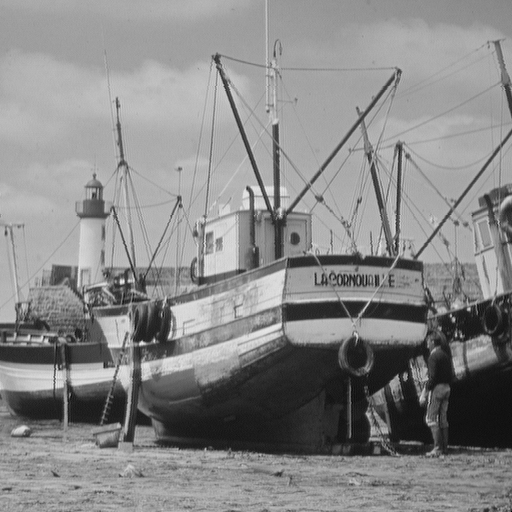
#> input picture notebooks/images/boat.tif, 512 x 512 px
$ jupyter execute 'Aula 04 - Transformações de intensidade I (Parte 1).ipynb'   (shell and % lines are left out)
#> lines starting #> are read from the running program, lines starting #| are printed output that depends on the picture
SIN-392 - Introdução ao Processamento Digital de Imagens (2022-1)

# Aula 04 - Transformações de intensidade I (Parte 1)

Prof. João Fernando Mari ([*joaofmari.github.io*](https://joaofmari.github.io/))

---

<h1>Índice<span class="tocSkip"></span></h1>
<div class="toc"><ul class="toc-item"><li><span><a href="#Importando-as-bibliotecas-necessárias" data-toc-modified-id="Importando-as-bibliotecas-necessárias-1"><span class="toc-item-num">1&nbsp;&nbsp;</span>Importando as bibliotecas necessárias</a></span></li><li><span><a href="#Histograma" data-toc-modified-id="Histograma-2"><span class="toc-item-num">2&nbsp;&nbsp;</span>Histograma</a></span><ul class="toc-item"><li><span><a href="#Histograma-de-uma-imagem-simples" data-toc-modified-id="Histograma-de-uma-imagem-simples-2.1"><span class="toc-item-num">2.1&nbsp;&nbsp;</span>Histograma de uma imagem simples</a></span></li><li><span><a href="#Calculando-o-histograma-da-imagem" data-toc-modified-id="Calculando-o-histograma-da-imagem-2.2"><span class="toc-item-num">2.2&nbsp;&nbsp;</span>Calculando o histograma da imagem</a></span></li><li><span><a href="#Calculando-o-histograma-normalizado-da-imagem" data-toc-modified-id="Calculando-o-histograma-normalizado-da-imagem-2.3"><span class="toc-item-num">2.3&nbsp;&nbsp;</span>Calculando o histograma normalizado da imagem</a></span></li><li><span><a href="#Plotando-os-histogramas-de-cada-canal-de-cor-da-imagem" data-toc-modified-id="Plotando-os-histogramas-de-cada-canal-de-cor-da-imagem-2.4"><span class="toc-item-num">2.4&nbsp;&nbsp;</span>Plotando os histogramas de cada canal de cor da imagem</a></span></li><li><span><a href="#Histograma-de-uma-imagem-real" data-toc-modified-id="Histograma-de-uma-imagem-real-2.5"><span class="toc-item-num">2.5&nbsp;&nbsp;</span>Histograma de uma imagem real</a></span><ul class="toc-item"><li><span><a href="#Plotando-o-histograma" data-toc-modified-id="Plotando-o-histograma-2.5.1"><span class="toc-item-num">2.5.1&nbsp;&nbsp;</span>Plotando o histograma</a></span></li><li><span><a href="#Histograma-normalizado" data-toc-modified-id="Histograma-normalizado-2.5.2"><span class="toc-item-num">2.5.2&nbsp;&nbsp;</span>Histograma normalizado</a></span></li></ul></li></ul></li><li><span><a href="#Negativo-de-uma-imagem" data-toc-modified-id="Negativo-de-uma-imagem-3"><span class="toc-item-num">3&nbsp;&nbsp;</span>Negativo de uma imagem</a></span><ul class="toc-item"><li><span><a href="#Plotando-a-função-de-transformação" data-toc-modified-id="Plotando-a-função-de-transformação-3.1"><span class="toc-item-num">3.1&nbsp;&nbsp;</span>Plotando a função de transformação</a></span></li><li><span><a href="#Aplicando-a-transformação-negativa-na-imagem" data-toc-modified-id="Aplicando-a-transformação-negativa-na-imagem-3.2"><span class="toc-item-num">3.2&nbsp;&nbsp;</span>Aplicando a transformação negativa na imagem</a></span></li><li><span><a href="#Plotando-as-imagens" data-toc-modified-id="Plotando-as-imagens-3.3"><span class="toc-item-num">3.3&nbsp;&nbsp;</span>Plotando as imagens</a></span></li></ul></li><li><span><a href="#Transformações-logarítmicas" data-toc-modified-id="Transformações-logarítmicas-4"><span class="toc-item-num">4&nbsp;&nbsp;</span>Transformações logarítmicas</a></span><ul class="toc-item"><li><span><a href="#Plotando-as-funções-de-transformação-logaritmicas" data-toc-modified-id="Plotando-as-funções-de-transformação-logaritmicas-4.1"><span class="toc-item-num">4.1&nbsp;&nbsp;</span>Plotando as funções de transformação logaritmicas</a></span></li><li><span><a href="#EXEMPLO:-Transformada-de-Fourier" data-toc-modified-id="EXEMPLO:-Transformada-de-Fourier-4.2"><span class="toc-item-num">4.2&nbsp;&nbsp;</span>EXEMPLO: Transformada de Fourier</a></span><ul class="toc-item"><li><span><a href="#Plotando-as-imagens" data-toc-modified-id="Plotando-as-imagens-4.2.1"><span class="toc-item-num">4.2.1&nbsp;&nbsp;</span>Plotando as imagens</a></span></li><li><span><a href="#Plotando-as-imagens-sem-transformação-logaritmica" data-toc-modified-id="Plotando-as-imagens-sem-transformação-logaritmica-4.2.2"><span class="toc-item-num">4.2.2&nbsp;&nbsp;</span>Plotando as imagens sem transformação logaritmica</a></span></li><li><span><a href="#Plotando-as-imagens-com-tranformação-logaritmica" data-toc-modified-id="Plotando-as-imagens-com-tranformação-logaritmica-4.2.3"><span class="toc-item-num">4.2.3&nbsp;&nbsp;</span>Plotando as imagens com tranformação logaritmica</a></span></li></ul></li></ul></li><li><span><a href="#Transfomações-de-potência-(gama)" data-toc-modified-id="Transfomações-de-potência-(gama)-5"><span class="toc-item-num">5&nbsp;&nbsp;</span>Transfomações de potência (gama)</a></span><ul class="toc-item"><li><span><a href="#EXEMPLO:-Aplicação-de-transformação-gama" data-toc-modified-id="EXEMPLO:-Aplicação-de-transformação-gama-5.1"><span class="toc-item-num">5.1&nbsp;&nbsp;</span>EXEMPLO: Aplicação de transformação gama</a></span></li><li><span><a href="#Plotando-as-images" data-toc-modified-id="Plotando-as-images-5.2"><span class="toc-item-num">5.2&nbsp;&nbsp;</span>Plotando as images</a></span></li></ul></li><li><span><a href="#Bibliografia" data-toc-modified-id="Bibliografia-6"><span class="toc-item-num">6&nbsp;&nbsp;</span>Bibliografia</a></span></li></ul></div>

## Importando as bibliotecas necessárias
---

[cell 1]
import numpy as np

from skimage import util, color

import matplotlib
import matplotlib.pyplot as plt
from mpl_toolkits.axes_grid1 import make_axes_locatable

## Histograma
----
- Histograma de uma imagem digital com níveis de cinza no intervalo $[0, L - 1]$ é uma função discreta:

<font size="5">
$$h(r_k) = n_k$$
</font>

* $r_k$ : $k$-ésimo valor de intensidade
* $n_k$ : número de pixels com o valor $r_k$ na imagem

### Histograma de uma imagem simples

* Gerando uma imagem RGB simples com 8 linha e 8 colunas (64 pixels) e resolução de intensidade de 3 bits para cada canal (valores entre 0 e 7). A imagem foi preenchida com valores aleatórios.

[cell 2]
# Gera uma imagem com 8 x 8 pixels e 8 níveis de intensidade
img_simple_rgb = np.random.randint(0, 8, size=(8, 8, 3), dtype=np.uint8)

# Imprime informações sobre a imagem
print(img_simple_rgb.shape, img_simple_rgb.dtype, img_simple_rgb.min(), img_simple_rgb.max())

[cell 3]
# Plotando a imagem
plt.figure()
plt.imshow(img_simple_rgb / 7) # Converte para [0, ..., 1] para vizualização
plt.show()
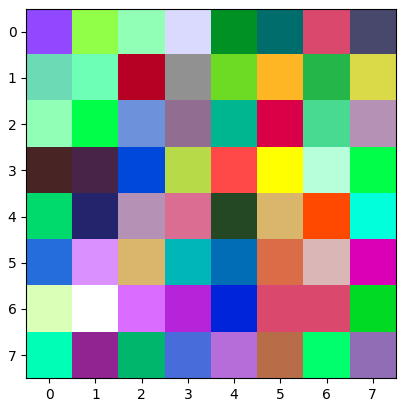
#> figure drawn by matplotlib, 1 panel

### Calculando o histograma da imagem

[cell 4]
# Calcula o histograma da imagem usando o NumPy
# ---------------------------------------------
hist_simple_r, bins = np.histogram(img_simple_rgb[:,:,0], bins=8, range=(0, 7))
hist_simple_g, bins = np.histogram(img_simple_rgb[:,:,1], bins=8, range=(0, 7))
hist_simple_b, bins = np.histogram(img_simple_rgb[:,:,2], bins=8, range=(0, 7))

# Imprime os valores do histograma
### print(hist_simple_r)
### print(bins)

### Calculando o histograma normalizado da imagem

[cell 5]
# Calcula o histograma normalizado da imagem usando o NumPy
# ---------------------------------------------------------
hist_simple_r_norm = hist_simple_r / (img_simple_rgb.shape[0] * img_simple_rgb.shape[1])
hist_simple_g_norm = hist_simple_g / (img_simple_rgb.shape[0] * img_simple_rgb.shape[1])
hist_simple_b_norm = hist_simple_b / (img_simple_rgb.shape[0] * img_simple_rgb.shape[1])

# Imprime os valores do histograma
### print(hist)
### print(bins)

### Plotando os histogramas de cada canal de cor da imagem

[cell 6]
fig, ((ax1, ax5, ax6), (ax2, ax3, ax4)) = plt.subplots(2,3, figsize=(9, 5))

# Plota o canal RED da imagem
im_0 = ax1.imshow(img_simple_rgb[:,:,0], cmap='Reds', vmin=0, vmax=7)
# Plota a barra de cores
divider = make_axes_locatable(ax1)
cax = divider.append_axes("right", size="5%", pad=0.05)
fig.colorbar(im_0, cax=cax)

# Plota o canal GREEN da imagem
im_1 = ax5.imshow(img_simple_rgb[:,:,1], cmap='Greens',  vmin=0, vmax=7)
# Plota a barra de cores
divider = make_axes_locatable(ax5)
cax = divider.append_axes("right", size="5%", pad=0.05)
fig.colorbar(im_1, cax=cax)

# Plota o canal BLUE da imagem
im_2 = ax6.imshow(img_simple_rgb[:,:,2], cmap='Blues',  vmin=0, vmax=7)
# Plota a barra de cores
divider = make_axes_locatable(ax6)
cax = divider.append_axes("right", size="5%", pad=0.05)
fig.colorbar(im_2, cax=cax)

# Plota o histograma (gráfico de barras) do canal RED da imagem
ch_0 = ax2.bar(np.arange(0, 8), hist_simple_r)
# *** Configurações do plot ***
ax2.autoscale(enable=True, axis='both', tight=True)
ax2.set_xticks(np.arange(0, 8, 2))
ax2.set_xticks(np.arange(0, 8, 1), minor=True)
ax2.set_yticks(np.arange(0, hist_simple_r.max()+0.01, 2), minor=False)
ax2.set_yticks(np.arange(0, hist_simple_r.max()+0.01, 1), minor=True)
ax2.grid(which='major', alpha=1.0)
ax2.grid(which='minor', alpha=0.5)
ax2.set_ylim(0, hist_simple_r.max()+1)
ax2.set_xlabel('Intensidades da imagem', fontsize='medium')
ax2.set_ylabel('Histograma', fontsize='medium')

# Plota o histograma (gráfico de barras) do canal GREEN da imagem
ch_1 = ax3.bar(np.arange(0, 8), hist_simple_g)
# *** Configurações do plot ***
ax3.autoscale(enable=True, axis='both', tight=True)
ax3.set_xticks(np.arange(0, 8, 2))
ax3.set_xticks(np.arange(0, 8, 1), minor=True)
ax3.set_yticks(np.arange(0, hist_simple_g.max()+0.01, 2), minor=False)
ax3.set_yticks(np.arange(0, hist_simple_g.max()+0.01, 2), minor=True)
ax3.grid(which='major', alpha=1.0)
ax3.grid(which='minor', alpha=0.5)
ax3.set_ylim(0, hist_simple_g.max()+1)
ax3.set_xlabel('Intensidades da imagem', fontsize='medium')
ax3.set_ylabel('Histograma', fontsize='medium')

# Plota o histograma (gráfico de barras) do canal BLUE da imagem
ch_2 = ax4.bar(np.arange(0, 8), hist_simple_b)
# *** Configurações do plot ***
ax4.autoscale(enable=True, axis='both', tight=True)
ax4.set_xticks(np.arange(0, 8, 2))
ax4.set_xticks(np.arange(0, 8, 1), minor=True)
ax4.set_yticks(np.arange(0, hist_simple_b.max()+0.1, 2), minor=False)
ax4.set_yticks(np.arange(0, hist_simple_b.max()+0.1, 1), minor=True)
ax4.grid(which='major', alpha=1.0)
ax4.grid(which='minor', alpha=0.5)
ax4.set_ylim(0, hist_simple_b.max()+1)
ax4.set_xlabel('Intensidades da imagem', fontsize='medium')
ax4.set_ylabel('Histograma', fontsize='medium')

fig.tight_layout()
plt.show()
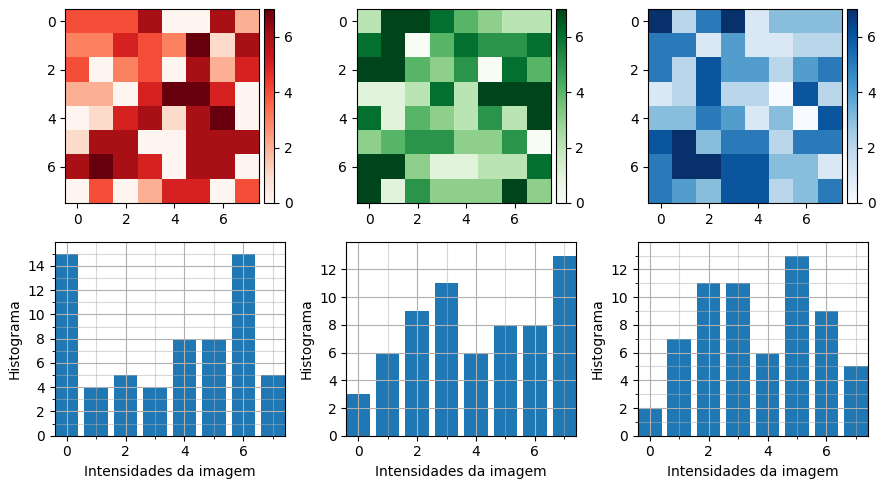
#> figure drawn by matplotlib, 9 panels; panel 5: tallest bar 13 high, from x = 6.6 to 7.4; panel 6: tallest bar 13 high, from x = 4.6 to 5.4

### Histograma de uma imagem real

[cell 7]
img_gray = plt.imread('./images/boat.tif')
#> img_gray is the input picture: shape (512, 512); min 0, max 239, mean 136.1

print(img_gray.shape, img_gray.dtype, img_gray.min(), img_gray.max())
#| (512, 512) uint8 0 239

[cell 8]
# Plotando a imagem
plt.figure()
plt.imshow(img_gray, cmap='gray')
plt.show()

[cell 9]
hist, bins = np.histogram(img_gray, bins=256, range=(0, 256))
#> hist = 256 values, max 5394 at index 171, min 0 at index 1, mean 1024; bins = 257 values from 0 to 256

# Imprime os valores do histograma
### print(hist)
### print(bins)

#### Plotando o histograma

[cell 10]
fig = plt.figure()
### plt.bar(bins[:-1], hist, width=bins[1]-bins[0], ec="black")
plt.fill_between(bins[:-1], hist)

# *** Configurações do plot ***
plt.autoscale(enable=True, axis='both', tight=True)
ax = fig.gca()
ax.set_xticks(np.arange(0, 257, 32))
ax.set_xticks(np.arange(0, 257, 16), minor=True)
ax.set_yticks(np.arange(0, hist.max(), hist.max()//8), minor=False)
ax.set_yticks(np.arange(0, hist.max(), hist.max()//4), minor=True)
#ax.set_aspect('equal')
ax.grid(which='major', alpha=1.0)
ax.grid(which='minor', alpha=0.5)
ax.set_ylim(0, hist.max())
ax.set_xlabel('Intensidades da imagem', fontsize='medium')
ax.set_ylabel('Histograma', fontsize='medium')
plt.show()
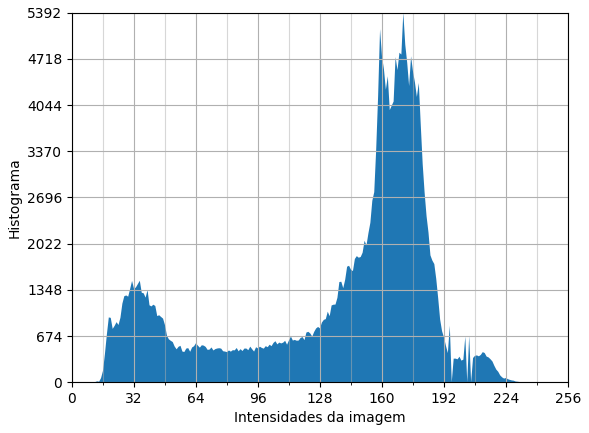
#> figure drawn by matplotlib, 1 panel

#### Histograma normalizado

[cell 11]
hist_norm = hist / (img_gray.shape[0] * img_gray.shape[1])
#> hist_norm = 256 values, max 0.0206 at index 171, min 0 at index 1, mean 0.00391

### hist_norm

[cell 12]
fig = plt.figure()
# plt.bar(bins[:-1], hist, width=bins[1]-bins[0], ec="black")
plt.fill_between(bins[:-1], hist_norm)

# *** Configurações do plot ***
plt.autoscale(enable=True, axis='both', tight=True)
ax = fig.gca()
ax.set_xticks(np.arange(0, 257, 32))
ax.set_xticks(np.arange(0, 257, 16), minor=True)
ax.set_yticks(np.arange(0, hist_norm.max()+0.01, hist_norm.max()/8), minor=False)
ax.set_yticks(np.arange(0, hist_norm.max()+0.01, hist_norm.max()/4), minor=True)
ax.grid(which='major', alpha=1.0)
ax.grid(which='minor', alpha=0.5)
ax.set_ylim(0, hist_norm.max())
ax.set_xlabel('Intensidades da imagem', fontsize='medium')
ax.set_ylabel('Histograma', fontsize='medium')
plt.show()
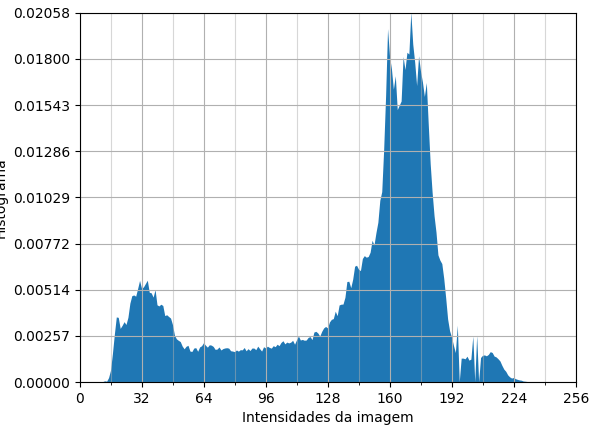
#> figure drawn by matplotlib, 1 panel

## Negativo de uma imagem
----
* Para imagens com tipo de dados inteiro:

<font size="5">
$$s = (L-1) - r$$
</font>

* Para imagens com tipo de dados float:

<font size="5">
$$s = 1.0 - r$$
</font>

[cell 13]
# Arranjo com os valores de intensidade possíveis em uma imagem de 8 bits sem sinal.
# [0, 1, 2, ..., 255]
r = np.linspace(0, 1, 256)

### Plotando a função de transformação

[cell 14]
fig = plt.figure()
plt.plot(r, 1. - r)

# *** Configurações do plot ***
plt.autoscale(enable=True, axis='both', tight=True)
ax = fig.gca()
ax.set_xticks(np.arange(0, 1.1, 0.2))
ax.set_xticks(np.arange(0, 1.1, 0.1), minor=True)
ax.set_yticks(np.arange(0, 1.1, 0.2), minor=False)
ax.set_yticks(np.arange(0, 1.1, 0.1), minor=True)
ax.set_aspect('equal')
ax.grid(which='major', alpha=1.0)
ax.grid(which='minor', alpha=0.5)
ax.set_ylim(0, 1)
ax.set_xlabel('Intensidade de entrada, r', fontsize='medium')
ax.set_ylabel('Intensidade de saída, s', fontsize='medium')

plt.show()
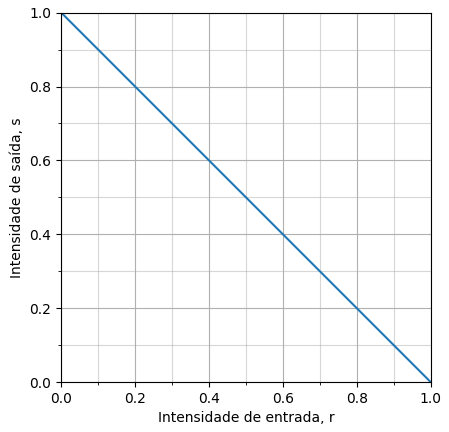
#> figure drawn by matplotlib, 1 panel; curve peaks at x = 0, y = 1

### Aplicando a transformação negativa na imagem

[cell 15]
# Converte a imagem para float com valores no intervalo [0., 1.]
img_gray_float = util.img_as_float(img_gray)

# Aplica a transformação negativa
img_neg = 1. - img_gray_float
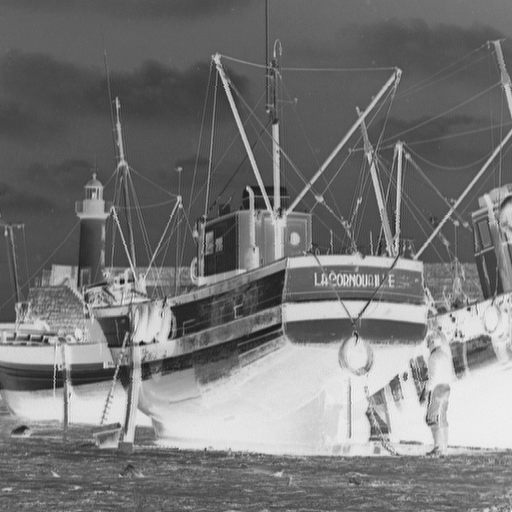
#> img_neg: shape (512, 512) float64; min 0.0627, max 1, mean 0.466

[cell 16]
# Computa o histograma e o histograma normalizado da imagem original
# ------------------------------------------------------------------
hist, bins = np.histogram(img_gray_float, bins=256, range=(0, 1))
#> bins = 257 values from 0 to 1
hist_norm = hist / (img_gray.shape[0] * img_gray.shape[1])

# Computa o histograma e o histograma normalizado da imagem processada
# --------------------------------------------------------------------
hist_neg, bins_neg= np.histogram(img_neg, bins=256, range=(0, 1))
#> hist_neg = 256 values, max 5394 at index 84, min 0 at index 0, mean 1024; bins_neg = 257 values from 0 to 1
hist_neg_norm = hist_neg / (img_neg.shape[0] * img_neg.shape[1])
#> hist_neg_norm = 256 values, max 0.0206 at index 84, min 0 at index 0, mean 0.00391

### Plotando as imagens

[cell 17]
fig, ((ax1, ax3), (ax2, ax4)) = plt.subplots(2,2, figsize=(9,6))

im_0 = ax1.imshow(img_gray_float, cmap='gray')
# Barra de cores
divider = make_axes_locatable(ax1)
cax = divider.append_axes("right", size="5%", pad=0.05)
fig.colorbar(im_0, cax=cax)

im_1 = ax2.imshow(img_neg, cmap='gray')
# Barra de cores
divider = make_axes_locatable(ax2)
cax = divider.append_axes("right", size="5%", pad=0.05)
fig.colorbar(im_1, cax=cax)

ch_0 = ax3.fill_between(bins[:-1], hist_norm)
# *** Configurações do plot ***
ax3.autoscale(enable=True, axis='both', tight=True)
ax3.set_xticks(np.arange(0, 1, 0.2))
ax3.set_xticks(np.arange(0, 1, 0.1), minor=True)
ax3.set_yticks(np.arange(0, hist_norm.max()+0.01, hist_norm.max()/8), minor=False)
ax3.set_yticks(np.arange(0, hist_norm.max()+0.01, hist_norm.max()/4), minor=True)
ax3.grid(which='major', alpha=1.0)
ax3.grid(which='minor', alpha=0.5)
ax3.set_ylim(0, hist_norm.max())
ax3.set_xlabel('Intensidades da imagem', fontsize='medium')
ax3.set_ylabel('Histograma', fontsize='medium')

ch_1 = ax4.fill_between(bins[:-1], hist_neg_norm)
# *** Configurações do plot ***
ax4.autoscale(enable=True, axis='both', tight=True)
ax4.set_xticks(np.arange(0, 1, 0.2))
ax4.set_xticks(np.arange(0, 1, 0.1), minor=True)
ax4.set_yticks(np.arange(0, hist_norm.max()+0.01, hist_norm.max()/8), minor=False)
ax4.set_yticks(np.arange(0, hist_norm.max()+0.01, hist_norm.max()/4), minor=True)
ax4.grid(which='major', alpha=1.0)
ax4.grid(which='minor', alpha=0.5)
ax4.set_ylim(0, hist_norm.max())
ax4.set_xlabel('Intensidades da imagem', fontsize='medium')
ax4.set_ylabel('Histograma', fontsize='medium')

plt.tight_layout()
plt.show()
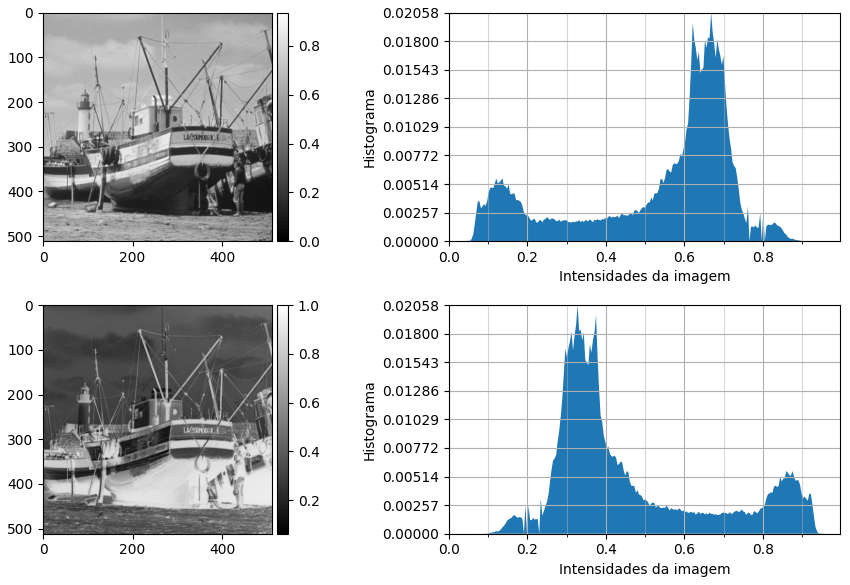
#> figure drawn by matplotlib, 6 panels
#> (the rest of the program and of its run is left out)
